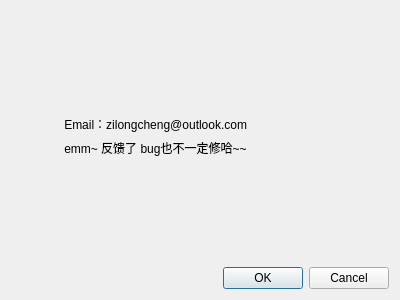
<?xml version="1.0" encoding="UTF-8"?>
<ui version="4.0">
 <class>Dialog</class>
 <widget class="QDialog" name="Dialog">
  <property name="geometry">
   <rect>
    <x>0</x>
    <y>0</y>
    <width>400</width>
    <height>300</height>
   </rect>
  </property>
  <property name="windowTitle">
   <string>Dialog</string>
  </property>
  <layout class="QVBoxLayout" name="verticalLayout_2">
   <item>
    <layout class="QVBoxLayout" name="verticalLayout">
     <item>
      <spacer name="verticalSpacer">
       <property name="orientation">
        <enum>Qt::Vertical</enum>
       </property>
       <property name="sizeHint" stdset="0">
        <size>
         <width>20</width>
         <height>40</height>
        </size>
       </property>
      </spacer>
     </item>
     <item>
      <widget class="QLabel" name="label">
       <property name="text">
        <string>                Email：zilongcheng@outlook.com</string>
       </property>
      </widget>
     </item>
     <item>
      <widget class="QLabel" name="label_2">
       <property name="text">
        <string>                emm~ 反馈了 bug也不一定修哈~~</string>
       </property>
      </widget>
     </item>
     <item>
      <spacer name="verticalSpacer_2">
       <property name="orientation">
        <enum>Qt::Vertical</enum>
       </property>
       <property name="sizeHint" stdset="0">
        <size>
         <width>20</width>
         <height>40</height>
        </size>
       </property>
      </spacer>
     </item>
    </layout>
   </item>
   <item>
    <widget class="QDialogButtonBox" name="buttonBox">
     <property name="orientation">
      <enum>Qt::Horizontal</enum>
     </property>
     <property name="standardButtons">
      <set>QDialogButtonBox::Cancel|QDialogButtonBox::Ok</set>
     </property>
    </widget>
   </item>
  </layout>
 </widget>
 <resources>
  <include location="../../resource.qrc"/>
 </resources>
 <connections>
  <connection>
   <sender>buttonBox</sender>
   <signal>accepted()</signal>
   <receiver>Dialog</receiver>
   <slot>accept()</slot>
   <hints>
    <hint type="sourcelabel">
     <x>248</x>
     <y>254</y>
    </hint>
    <hint type="destinationlabel">
     <x>157</x>
     <y>274</y>
    </hint>
   </hints>
  </connection>
  <connection>
   <sender>buttonBox</sender>
   <signal>rejected()</signal>
   <receiver>Dialog</receiver>
   <slot>reject()</slot>
   <hints>
    <hint type="sourcelabel">
     <x>316</x>
     <y>260</y>
    </hint>
    <hint type="destinationlabel">
     <x>286</x>
     <y>274</y>
    </hint>
   </hints>
  </connection>
 </connections>
</ui>
